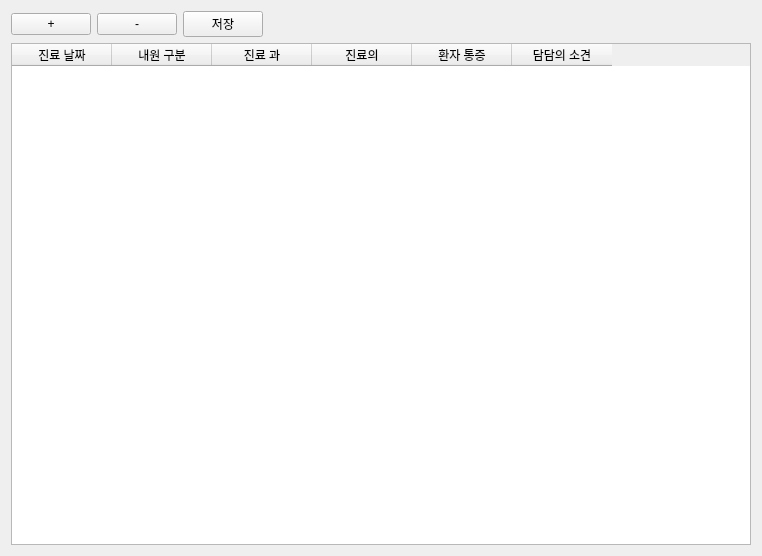
<?xml version="1.0" encoding="UTF-8"?>
<ui version="4.0">
 <class>Form</class>
 <widget class="QWidget" name="Form">
  <property name="geometry">
   <rect>
    <x>0</x>
    <y>0</y>
    <width>762</width>
    <height>556</height>
   </rect>
  </property>
  <property name="windowTitle">
   <string>Form</string>
  </property>
  <layout class="QGridLayout" name="gridLayout">
   <item row="0" column="0">
    <layout class="QHBoxLayout" name="horizontalLayout_2">
     <item>
      <layout class="QHBoxLayout" name="horizontalLayout">
       <item>
        <widget class="QPushButton" name="plus">
         <property name="maximumSize">
          <size>
           <width>600</width>
           <height>16777215</height>
          </size>
         </property>
         <property name="text">
          <string>+</string>
         </property>
        </widget>
       </item>
       <item>
        <widget class="QPushButton" name="minus">
         <property name="text">
          <string>-</string>
         </property>
        </widget>
       </item>
      </layout>
     </item>
     <item>
      <widget class="QPushButton" name="save">
       <property name="text">
        <string>저장</string>
       </property>
      </widget>
     </item>
     <item>
      <widget class="QLabel" name="label">
       <property name="text">
        <string/>
       </property>
      </widget>
     </item>
     <item>
      <widget class="QLabel" name="label_3">
       <property name="text">
        <string/>
       </property>
      </widget>
     </item>
     <item>
      <widget class="QLabel" name="label_2">
       <property name="text">
        <string/>
       </property>
      </widget>
     </item>
     <item>
      <widget class="QLabel" name="label_4">
       <property name="text">
        <string/>
       </property>
      </widget>
     </item>
     <item>
      <widget class="QLabel" name="label_5">
       <property name="text">
        <string/>
       </property>
      </widget>
     </item>
     <item>
      <widget class="QLabel" name="label_6">
       <property name="text">
        <string/>
       </property>
      </widget>
     </item>
     <item>
      <widget class="QLabel" name="label_7">
       <property name="text">
        <string/>
       </property>
      </widget>
     </item>
     <item>
      <widget class="QLabel" name="label_8">
       <property name="text">
        <string/>
       </property>
      </widget>
     </item>
     <item>
      <widget class="QLabel" name="label_9">
       <property name="text">
        <string/>
       </property>
      </widget>
     </item>
    </layout>
   </item>
   <item row="1" column="0">
    <widget class="QTableWidget" name="resulttable">
     <column>
      <property name="text">
       <string>진료 날짜</string>
      </property>
     </column>
     <column>
      <property name="text">
       <string>내원 구분</string>
      </property>
     </column>
     <column>
      <property name="text">
       <string>진료 과</string>
      </property>
     </column>
     <column>
      <property name="text">
       <string>진료의</string>
      </property>
     </column>
     <column>
      <property name="text">
       <string>환자 통증</string>
      </property>
     </column>
     <column>
      <property name="text">
       <string>담담의 소견</string>
      </property>
     </column>
    </widget>
   </item>
  </layout>
 </widget>
 <resources/>
 <connections/>
</ui>
